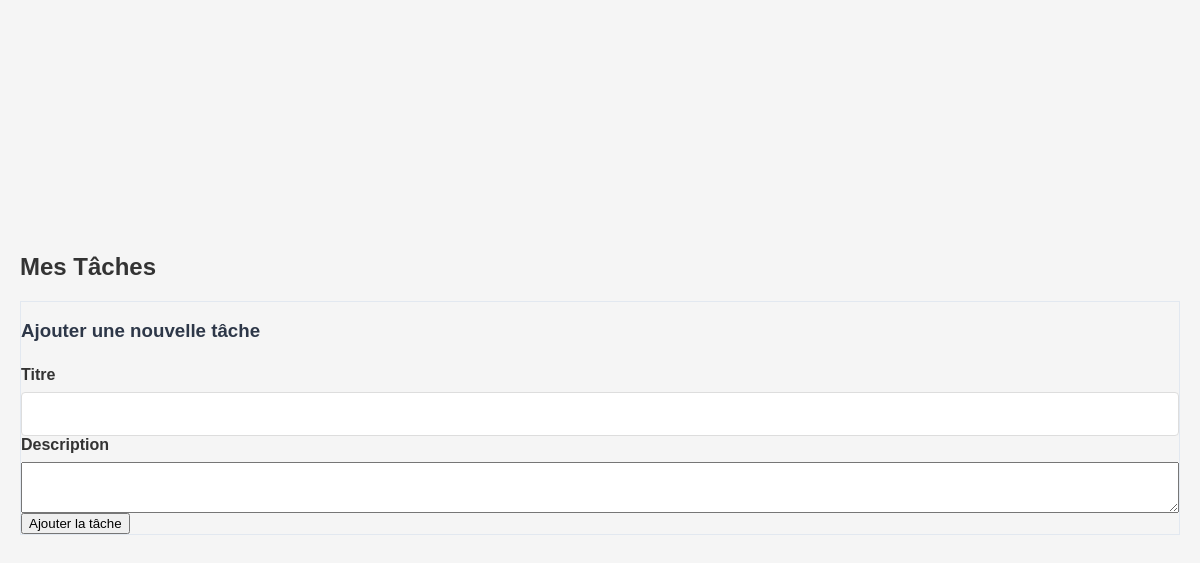
/tasks (signed in), run on an earlier commit of the app's database.
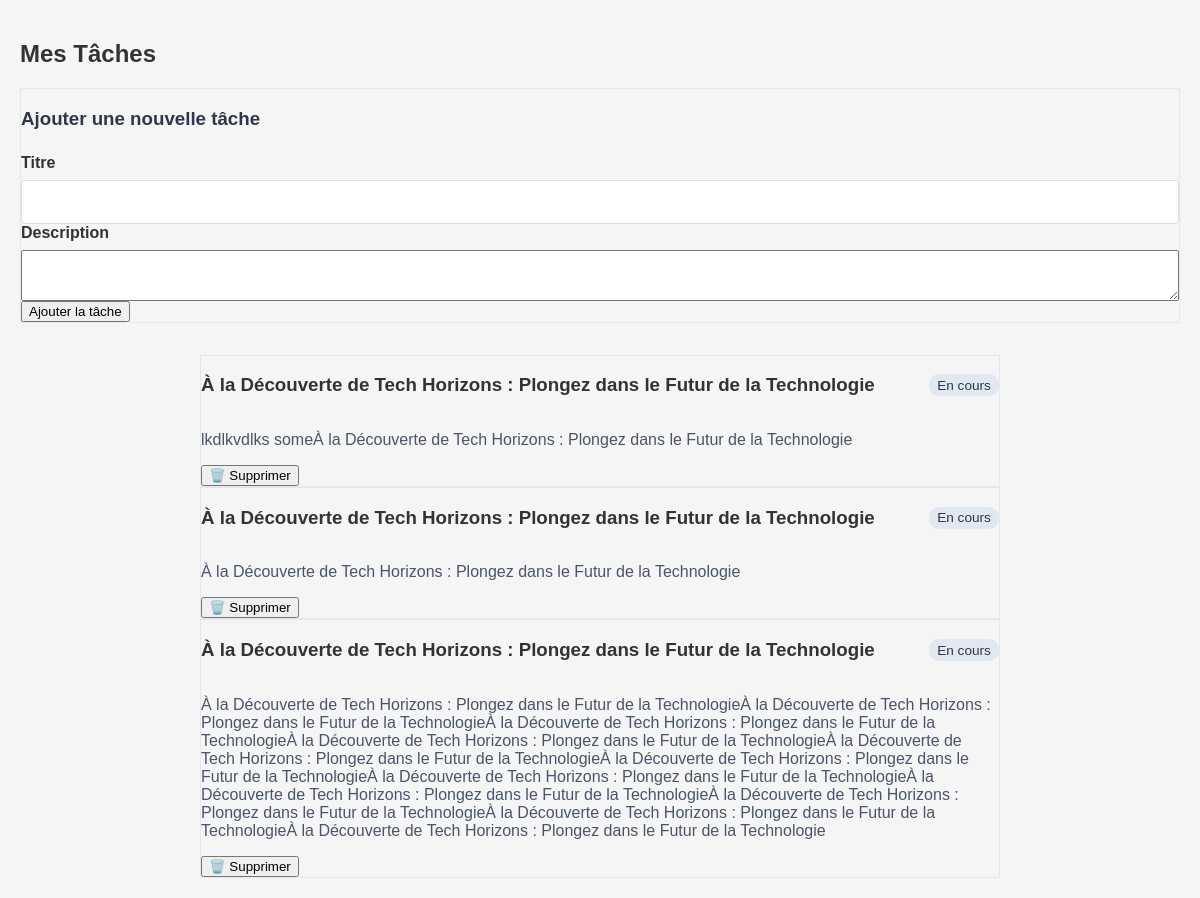
And on a later commit of the database.
### app/models/task.py (models this page shows, shortened)
class Task(db.Model):
    id = db.Column(db.Integer, primary_key=True)
    title = db.Column(db.String(100), nullable=False)
    description = db.Column(db.Text)
    completed = db.Column(db.Boolean, default=False)
    created_at = db.Column(db.DateTime, default=datetime.utcnow)
    user_id = db.Column(db.Integer, db.ForeignKey('user.id'), nullable=False)

### app/controllers/task_controller.py (the view)
@task_bp.route('/tasks')
def tasks():
    if 'user_id' not in session:
        flash('Veuillez vous connecter', 'error')
        return redirect(url_for('auth.login'))
    user = User.query.get(session['user_id'])
    tasks = Task.query.filter_by(user_id=user.id).all()
    return render_template('tasks.html', tasks=tasks)

### app/templates/tasks.html
{% extends "base.html" %}
{% block content %}
<div class="">
    <h2>Mes Tâches</h2>
    <div class="task-form mb-4 p-4 bg-white rounded shadow">
        <h3>Ajouter une nouvelle tâche</h3>
        <form method="POST" action="{{ url_for('task.create_task') }}">
            <div class="form-group">
                <label for="title">Titre</label>
                <input type="text" class="form-control" id="title" name="title" required>
            </div>
            <div class="form-group">
                <label for="description">Description</label>
                <textarea class="form-control" id="description" name="description" rows="3"></textarea>
            </div>
            <button type="submit" class="btn btn-primary">Ajouter la tâche</button>
        </form>
    </div>
    <div class="task-list">
        {% for task in tasks %}
        <div class="task-item p-4 mb-4 bg-white rounded shadow">
            <div class="task-header">
                <h3>{{ task.title }}</h3>
                <span class="badge {{ 'badge-success' if task.completed else 'badge-secondary' }}">
                    {{ 'Terminée' if task.completed else 'En cours' }}
                </span>
            </div>
            <p class="task-description">{{ task.description }}</p>
            <div class="task-actions">
                <form method="POST" action="{{ url_for('task.delete_task', task_id=task.id) }}" class="d-inline">
                    <button type="submit" class="btn btn-sm btn-outline-danger">🗑️ Supprimer</button>
                </form>
            </div>
        </div>
        {% endfor %}
    </div>
</div>
{% endblock %}

### app/templates/base.html (shortened to what this page needs)
<!DOCTYPE html>
<html lang="en">
<head>
    <link rel="stylesheet" href="{{ url_for('static', filename='styles.css') }}">
</head>
<body>
    <div class="container">
        {% block content %}{% endblock %}
    </div>
</body>
</html>

### app/static/styles.css (style rules this page uses)
body { font-family: 'Arial', sans-serif; background-color: #f5f5f5; margin: 0; padding: 0; display: flex; justify-content: center; align-items: center; min-height: 100vh; color: #333; }
.container { width: 100%; max-width: 1200px; padding: 20px; }
.form-group { display: flex; flex-direction: column; text-align: left; }
.form-group label { margin-bottom: 0.5rem; font-weight: 600; }
.form-group input { padding: 0.75rem; border: 1px solid #ddd; border-radius: 4px; font-size: 1rem; }
.container { max-width: 1200px; margin: 0 auto; padding: 20px; }
.task-list { max-width: 800px; margin: 0 auto; }
.task-item { border: 1px solid #e2e8f0; }
.task-actions { margin-top: 1rem; display: flex; gap: 0.5rem; }
.task-form { border: 1px solid #e2e8f0; margin-bottom: 2rem; }
.task-form h3 { margin-bottom: 1.5rem; color: #2d3748; }
.task-header { display: flex; justify-content: space-between; align-items: center; margin-bottom: 0.5rem; }
.badge { padding: 0.25em 0.6em; border-radius: 10px; font-size: 0.85em; }
.badge-secondary { background-color: #e2e8f0; color: #2d3748; }
.task-description { color: #4a5568; margin-bottom: 1rem; }
.task-actions { display: flex; gap: 0.5rem; }
.task-header { display: flex; align-items: center; }

What changed in the data, as far as the page shows it:
added Task: title "À la Découverte de Tech Horizons : Plongez dans le Futur de la Technologie", completed "En cours", description "lkdlkvdlks someÀ la Découverte de Tech Horizons : Plongez dans le Futur de la Technologie"
added Task: title "À la Découverte de Tech Horizons : Plongez dans le Futur de la Technologie", completed "En cours", description "À la Découverte de Tech Horizons : Plongez dans le Futur de la Technologie"
added Task: title "À la Découverte de Tech Horizons : Plongez dans le Futur de la Technologie", completed "En cours", description "À la Découverte de Tech Horizons : Plongez dans le Futur de la TechnologieÀ la Découverte de Tech Horizons : Plongez dans le Futur de la TechnologieÀ la Découverte de Tech Horizons : Plongez dans le Futur de la TechnologieÀ la Découverte de Tech Horizons : Plongez dans le Futur de la TechnologieÀ la Découverte de Tech Horizons : Plongez dans le Futur de la TechnologieÀ la Découverte de Tech Horizons : Plongez dans le Futur de la TechnologieÀ la Découverte de Tech Horizons : Plongez dans le Futur de la TechnologieÀ la Découverte de Tech Horizons : Plongez dans le Futur de la TechnologieÀ la Découverte de Tech Horizons : Plongez dans le Futur de la TechnologieÀ la Découverte de Tech Horizons…"
